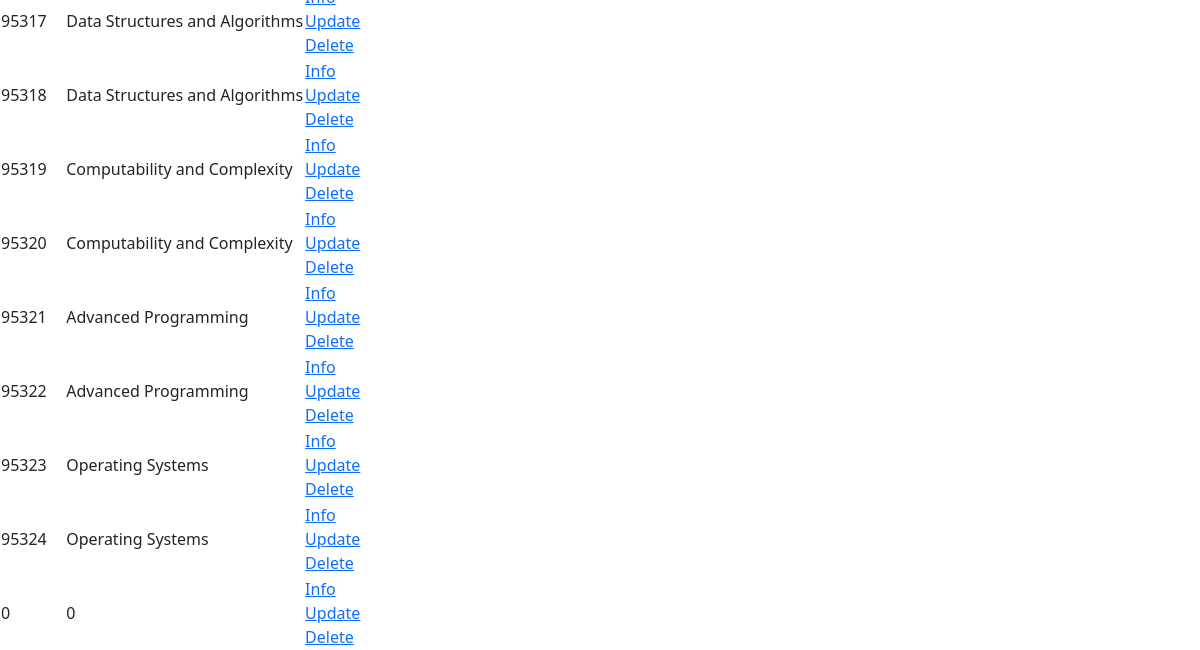
/adminCourses (lower part), run on an earlier commit of the app's database.
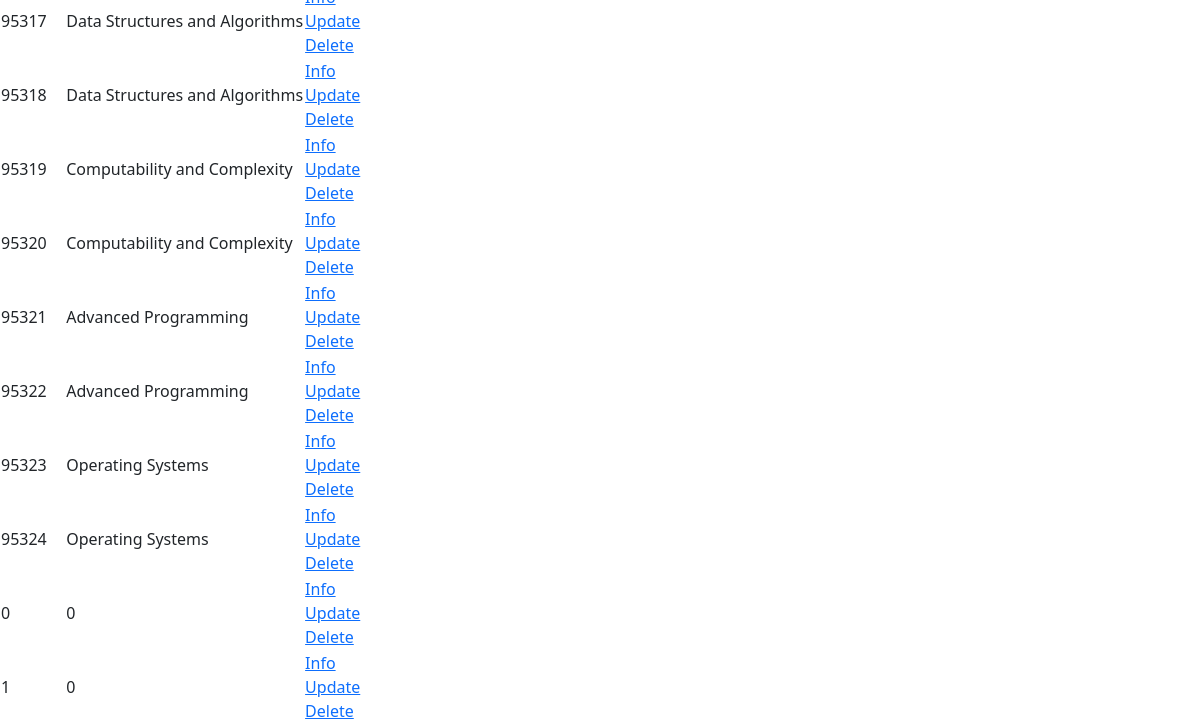
And on a later commit of the database.
### Flask.py (models this page shows, shortened)
class courses(db.Model):
    CRN=db.Column(db.String(200),primary_key=True,unique=True)
    classCode=db.Column(db.String(200),nullable=False)
    maxEnrollment=db.Column(db.Integer,nullable=False)
    enrollment=db.Column(db.Integer,nullable=False)
    courseTitle=db.Column(db.String(200),nullable=True)
    courseSection=db.Column(db.String(200),nullable=True)
    weekDays=db.Column(db.String(200),nullable=True)
    startTime=db.Column(db.String(200),nullable=True)
    endTime=db.Column(db.String(200),nullable=True)
    profid=db.Column(db.String(200),nullable=True)

### Flask.py (the view)
@app.route("/adminCourses")
def adminCourse():
    course = courses.query.all()
    return render_template('adminCourse.html', course=course)

### templates/adminCourse.html (shortened to what this page needs)
{% extends "basisAdmin.html"%}
{%block content%}
<table>
    {% for i in course %}
        <tr>
            <td>{{ i.CRN }}</td>
            <td>{{ i.courseTitle }}</td>
            <td>
                <a href="/adminINFO/{{i.CRN}}">Info</a>
                <br>
                <a href="/adminEDIT/{{i.CRN}}">Update</a>
                <br>
                <a href="/adminREMOVE/{{i.CRN}}">Delete</a>
            </td>
        </tr>
        {% endfor %}
</table>
{%endblock%}

### templates/basisAdmin.html (shortened to what this page needs)
<!doctype html>
<html lang="en">
  <head>
    <link href="https://cdn.jsdelivr.net/npm/bootstrap@5.3.2/dist/css/bootstrap.min.css" rel="stylesheet">
  </head>
  <body>
    {%block content%}{%endblock%}
</body>
</html>

What changed in the data, as far as the page shows it:
added courses: CRN "1", courseTitle "0"
